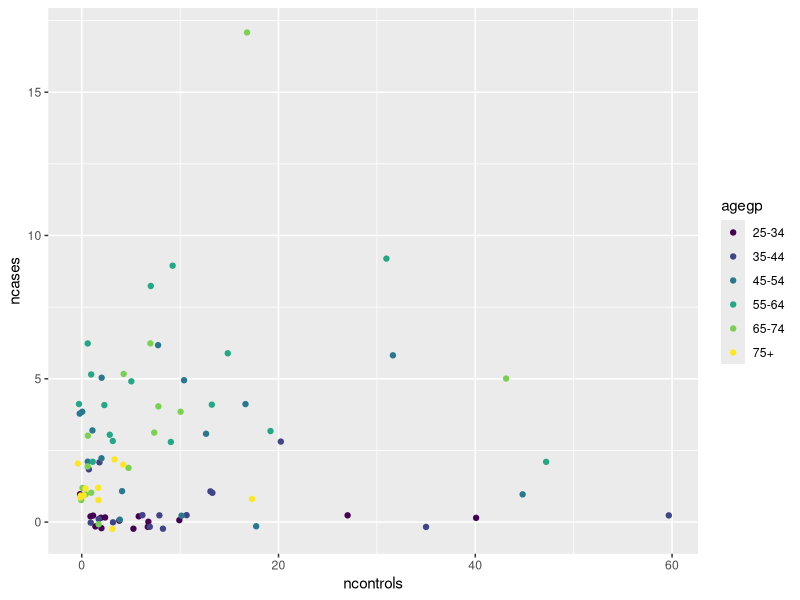
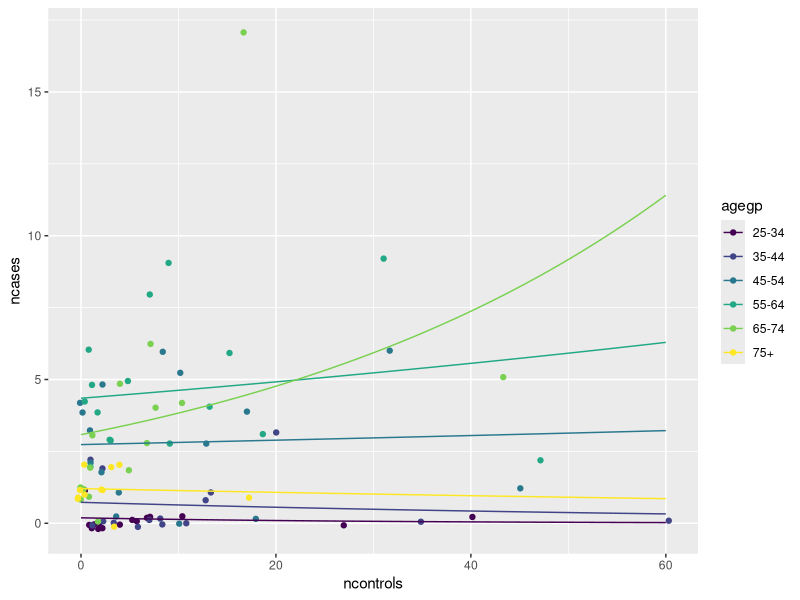
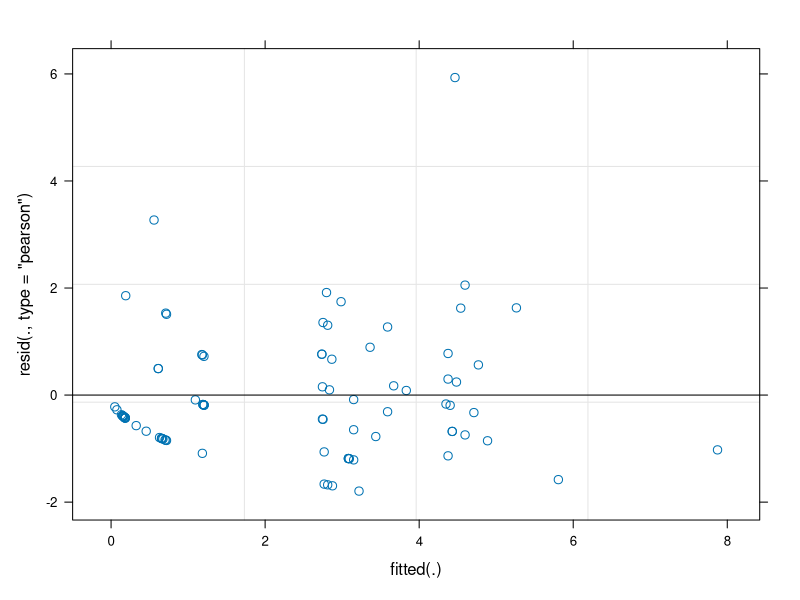

Generate these figures, in order, with R:
## ---- chunk 1
library(knitr)
opts_chunk$set(warning=FALSE, fig.width=5, fig.height=3, fig.align="center")
## ---- chunk 2
library(lme4)
## ---- chunk 3
library(ggplot2)
library(dplyr)
dat <- esoph
p <- ggplot(dat, aes(ncontrols, ncases)) +
    geom_jitter(aes(colour=agegp), height=0.25)
p
## ---- chunk 4
fit <- glmer(ncases ~ ncontrols + (1 + ncontrols | agegp), 
             data=dat, 
             family=poisson)
summary(fit)
## ---- chunk 5
(coef_fit <- coef(fit)$agegp)
## Colours with stat_function are not nice to deal with. Do manually.
p + stat_function(aes(colour="25-34"), fun = function(x) exp(coef_fit[1,1] + coef_fit[1,2]*x)) +
    stat_function(aes(colour="35-44"), fun = function(x) exp(coef_fit[2,1] + coef_fit[2,2]*x)) +
    stat_function(aes(colour="45-54"), fun = function(x) exp(coef_fit[3,1] + coef_fit[3,2]*x)) +
    stat_function(aes(colour="55-64"), fun = function(x) exp(coef_fit[4,1] + coef_fit[4,2]*x)) +
    stat_function(aes(colour="65-74"), fun = function(x) exp(coef_fit[5,1] + coef_fit[5,2]*x)) +
    stat_function(aes(colour="75+"),   fun = function(x) exp(coef_fit[6,1] + coef_fit[6,2]*x))
## ---- chunk 6
plot(fit)
